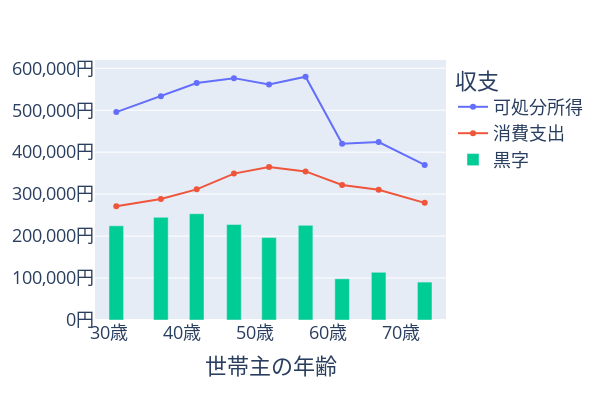

Notebook source saved alongside this figure:
### Code cell
# 可処分所得と消費支出の折れ線グラフ
fie_fig = px.line(long_df, x="世帯主の年齢", y="金額", color="収支", markers=True)
# 黒字を棒グラフで追加
fie_fig.add_trace(
    go.Bar(x=age_df["世帯主の年齢"], y=surplus_df["黒字"], name="黒字", width=2.0)
)
# レイアウトに追加
fie_fig.update_layout(width=600, height=400, font={"size": 18},
    yaxis={"tickformat": ",.0f", "ticksuffix": "円", "title": None},
    xaxis={"ticksuffix": "歳"},
)
fie_fig.show()

### Figure 1 — Plotly figure (JSON) as saved in the notebook; plotly's stock layout.template omitted (floating-point values rounded to 4 significant figures)
{"data": [{"hovertemplate": "収支=可処分所得<br>世帯主の年齢=%{x}<br>金額=%{y}<extra></extra>", "legendgroup": "可処分所得", "line": {"color": "#636efa", "dash": "solid"}, "marker": {"symbol": "circle"}, "mode": "lines+markers", "name": "可処分所得", "orientation": "v", "showlegend": true, "type": "scatter", "x": [31.0, 37.1, 42.0, 47.1, 51.9, 56.9, 61.9, 66.9, 73.2], "xaxis": "x", "y": [495500.0, 533400.0, 564800.0, 576400.0, 561100.0, 579800.0, 419900.0, 424200.0, 369500.0], "yaxis": "y"}, {"hovertemplate": "収支=消費支出<br>世帯主の年齢=%{x}<br>金額=%{y}<extra></extra>", "legendgroup": "消費支出", "line": {"color": "#EF553B", "dash": "solid"}, "marker": {"symbol": "circle"}, "mode": "lines+markers", "name": "消費支出", "orientation": "v", "showlegend": true, "type": "scatter", "x": [31.0, 37.1, 42.0, 47.1, 51.9, 56.9, 61.9, 66.9, 73.2], "xaxis": "x", "y": [271100.0, 288500.0, 311400.0, 348900.0, 364600.0, 354100.0, 321600.0, 310500.0, 279200.0], "yaxis": "y"}, {"name": "黒字", "type": "bar", "width": 2, "x": [31.0, 37.1, 42.0, 47.1, 51.9, 56.9, 61.9, 66.9, 73.2], "y": [224400.0, 244800.0, 253400.0, 227500.0, 196500.0, 225700.0, 98220.0, 113700.0, 90360.0]}], "layout": {"font": {"size": 18}, "height": 400, "legend": {"title": {"text": "収支"}, "tracegroupgap": 0}, "margin": {"t": 60}, "width": 600, "xaxis": {"anchor": "y", "domain": [0, 1], "ticksuffix": "歳", "title": {"text": "世帯主の年齢"}}, "yaxis": {"anchor": "x", "domain": [0, 1], "tickformat": ",.0f", "ticksuffix": "円", "title": {}}}}
